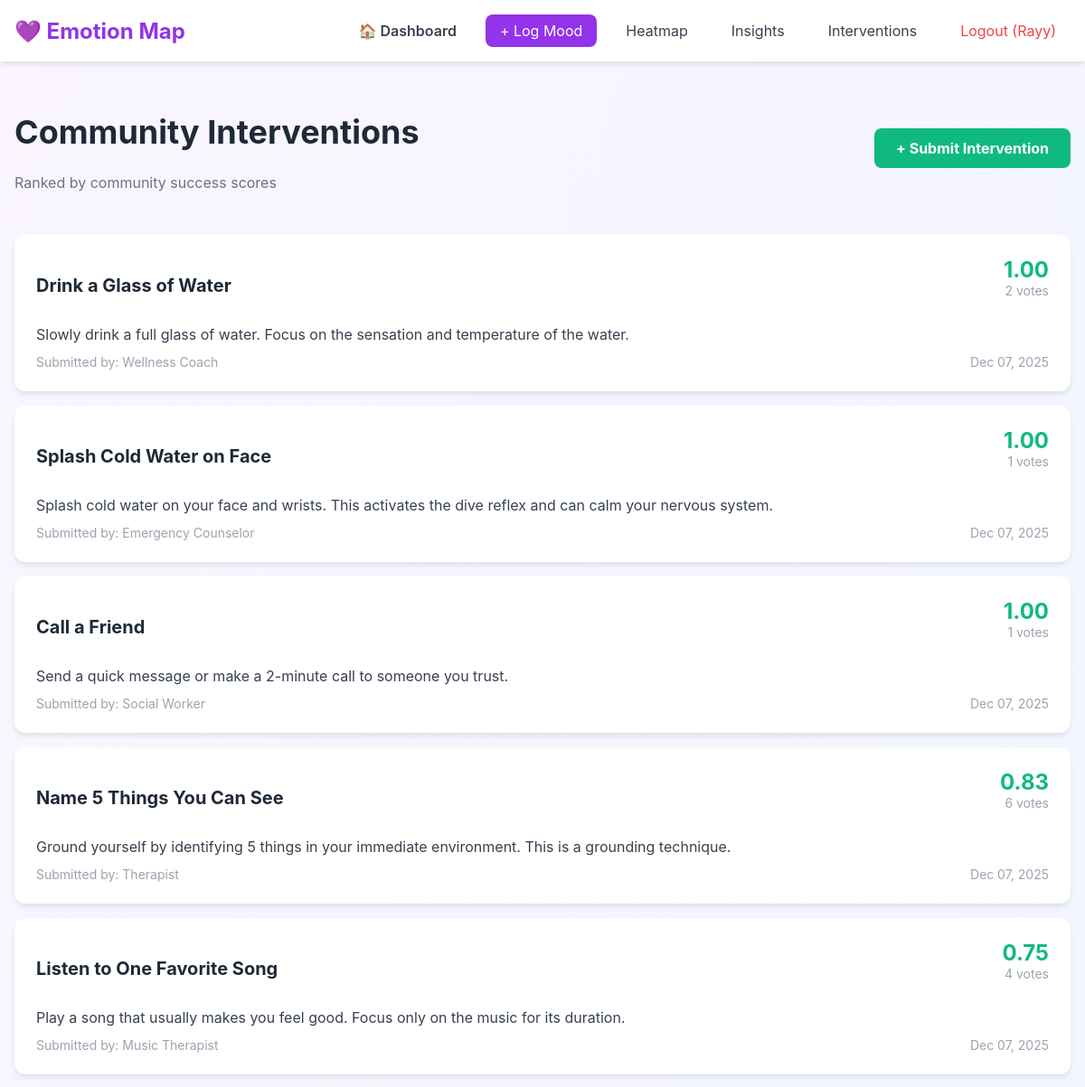
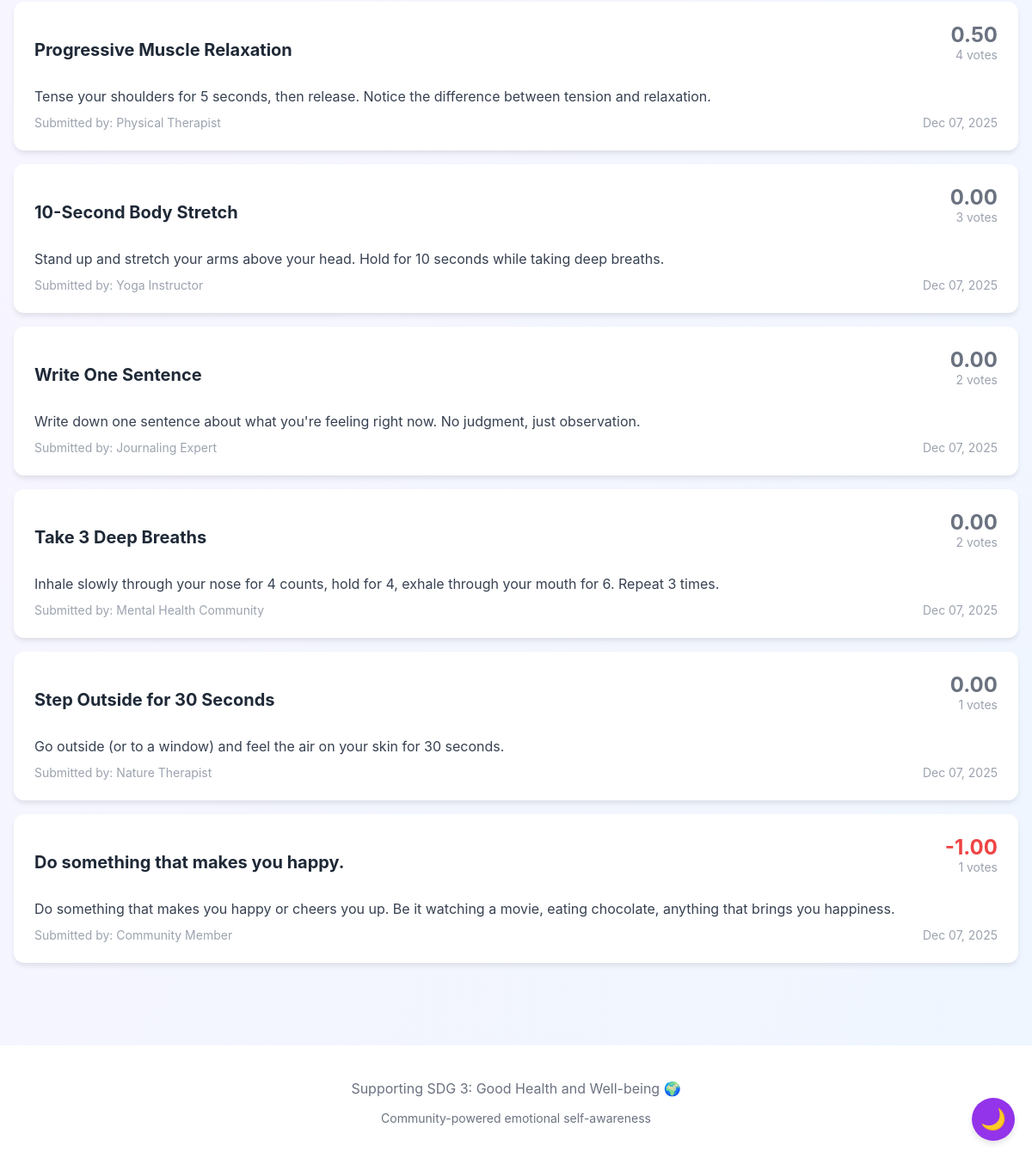
/interventions/ (signed in), run on the app's committed database (2 pictures, top to bottom).
### core/models.py (models this page shows, shortened)
class Intervention(models.Model):
    title = models.CharField(max_length=200)
    description = models.TextField()
    created_at = models.DateTimeField(auto_now_add=True)
    submitted_by = models.CharField(max_length=100, default="Community")
    is_active = models.BooleanField(default=True)
    def get_success_score(self):
        feedbacks = self.feedback_set.all()
        if not feedbacks.exists():
            return 0.0
        helped = feedbacks.filter(result='helped').count()
        no_change = feedbacks.filter(result='no_change').count()
        worse = feedbacks.filter(result='worse').count()
        total = helped + no_change + worse
        if total == 0:
            return 0.0
        score = (helped - worse) / total
        return round(score, 2)
    def get_total_votes(self):
        return self.feedback_set.count()
    class Meta:
        ordering = ['-created_at']

### core/views.py (the view)
# urls.py: path('interventions/', views.interventions_list, name='interventions_list'),
def interventions_list(request):
    interventions = Intervention.objects.filter(is_active=True)
    interventions_with_scores = [
        {
            'intervention': i,
            'score': i.get_success_score(),
            'votes': i.get_total_votes()
        }
        for i in interventions
    ]
    interventions_with_scores.sort(key=lambda x: (x['score'], x['votes']), reverse=True)
    context = {
        'interventions': interventions_with_scores,
    }
    return render(request, 'interventions_list.html', context)

### core/templates/interventions_list.html
{% extends 'base.html' %}
{% block content %}
<div>
    <div class="page-header">
        <div>
            <h1 class="page-title">Community Interventions</h1>
            <p class="page-subtitle">Ranked by community success scores</p>
        </div>
        <a href="{% url 'submit_intervention' %}" class="btn btn-success">+ Submit Intervention</a>
    </div>
    {% if interventions %}
    <div>
        {% for item in interventions %}
        <div class="intervention-list-card">
            <div class="intervention-header">
                <h3 style="font-size: 1.25rem; font-weight: bold; color: #1f2937;">{{ item.intervention.title }}</h3>
                <div style="text-align: right;">
                    <div class="intervention-score {% if item.score > 0.5 %}score-positive{% elif item.score < 0 %}score-negative{% else %}score-neutral{% endif %}" style="font-size: 1.5rem;">
                        {{ item.score|floatformat:2 }}
                    </div>
                    <div style="font-size: 0.875rem; color: #9ca3af;">{{ item.votes }} votes</div>
                </div>
            </div>
            <p style="color: #374151; margin: 0.75rem 0;">{{ item.intervention.description }}</p>
            <div class="intervention-meta">
                <span>Submitted by: {{ item.intervention.submitted_by }}</span>
                <span>{{ item.intervention.created_at|date:"M d, Y" }}</span>
            </div>
        </div>
        {% endfor %}
    </div>
    {% else %}
    <div class="empty-state">
        <p class="empty-state-text">No interventions yet. Be the first to submit one!</p>
        <a href="{% url 'submit_intervention' %}" class="btn btn-success" style="margin-top: 1rem;">Submit First Intervention</a>
    </div>
    {% endif %}
</div>
{% endblock %}

### core/templates/base.html (shortened to what this page needs)
{% load static %}
<!DOCTYPE html>
<html lang="en">
<head>
    <link rel="stylesheet" href="{% static 'css/main.css' %}">
</head>
<body>
    <nav>
        <div class="nav-container">
            <a href="{% url 'home' %}" class="nav-logo">💜 Emotion Map</a>
            <div class="nav-links">
                {% if user.is_authenticated %}
                    <a href="{% url 'dashboard' %}" class="nav-link" style="font-weight: 600;">🏠 Dashboard</a>
                    <a href="{% url 'log_mood' %}" class="nav-link-primary">+ Log Mood</a>
                    <a href="{% url 'heatmap' %}" class="nav-link">Heatmap</a>
                    <a href="{% url 'insights_dashboard' %}" class="nav-link">Insights</a>
                    <a href="{% url 'interventions_list' %}" class="nav-link">Interventions</a>
                    <a href="{% url 'logout' %}" class="nav-link" style="color: #ef4444;">Logout ({{ user.username }})</a>
                {% else %}
                    <a href="{% url 'interventions_list' %}" class="nav-link">Interventions</a>
                    <a href="{% url 'login' %}" class="nav-link">Login</a>
                    <a href="{% url 'register' %}" class="nav-link-primary">Sign Up</a>
                {% endif %}
            </div>
        </div>
    </nav>
    <main>
        {% block content %}{% endblock %}
    </main>
    <footer>
        <p>Supporting SDG 3: Good Health and Well-being 🌍</p>
        <p style="font-size: 0.875rem; margin-top: 0.5rem;">Community-powered emotional self-awareness</p>
    </footer>
</body>
</html>

### static/css/main.css (style rules this page uses)
body { font-family: 'Inter', -apple-system, BlinkMacSystemFont, 'Segoe UI', sans-serif; margin: 0; padding: 0; background: linear-gradient(to bottom right, #faf5ff, #eff6ff); min-height: 100vh; }
nav { background: white; box-shadow: 0 4px 6px -1px rgba(0, 0, 0, 0.1); }
.nav-container { max-width: 1280px; margin: 0 auto; padding: 1rem; display: flex; justify-content: space-between; align-items: center; }
.nav-logo { font-size: 1.5rem; font-weight: bold; color: #9333ea; text-decoration: none; }
.nav-links { display: flex; gap: 1rem; }
.nav-link { padding: 0.5rem 1rem; color: #374151; text-decoration: none; transition: color 0.2s; }
.nav-link-primary { padding: 0.5rem 1rem; background: #9333ea; color: white; text-decoration: none; border-radius: 0.5rem; transition: background 0.2s; }
main { max-width: 1280px; margin: 0 auto; padding: 2rem 1rem; }
footer { background: white; margin-top: 3rem; padding: 1.5rem; text-align: center; color: #6b7280; }
.intervention-header { display: flex; justify-content: space-between; align-items: flex-start; margin-bottom: 0.5rem; }
.intervention-score { font-size: 0.875rem; font-weight: bold; }
.score-positive { color: #10b981; }
.score-negative { color: #ef4444; }
.score-neutral { color: #6b7280; }
.btn { padding: 0.75rem 1.5rem; font-weight: bold; border-radius: 0.5rem; border: none; cursor: pointer; text-decoration: none; display: inline-block; transition: all 0.2s; }
.btn-success { background: #10b981; color: white; }
.intervention-list-card { background: white; padding: 1.5rem; border-radius: 0.75rem; box-shadow: 0 4px 6px -1px rgba(0, 0, 0, 0.1); margin-bottom: 1rem; transition: box-shadow 0.2s; }
.intervention-meta { display: flex; justify-content: space-between; align-items: center; font-size: 0.875rem; color: #9ca3af; }
.page-header { display: flex; justify-content: space-between; align-items: center; margin-bottom: 2rem; }
.page-title { font-size: 2.25rem; font-weight: bold; color: #1f2937; }
.page-subtitle { color: #6b7280; margin-top: 0.5rem; }

### data on the page
Intervention: intervention "Drink a Glass of Water", score "1.00", votes "2", intervention.description "Slowly drink a full glass of water. Focus on the sensation and temperature of the water.", intervention.submitted_by "Wellness Coach", intervention.created_at "Dec 07, 2025"
Intervention: intervention "Splash Cold Water on Face", score "1.00", votes "1", intervention.description "Splash cold water on your face and wrists. This activates the dive reflex and can calm your nervous system.", intervention.submitted_by "Emergency Counselor", intervention.created_at "Dec 07, 2025"
Intervention: intervention "Call a Friend", score "1.00", votes "1", intervention.description "Send a quick message or make a 2-minute call to someone you trust.", intervention.submitted_by "Social Worker", intervention.created_at "Dec 07, 2025"
Intervention: intervention "Name 5 Things You Can See", score "0.83", votes "6", intervention.description "Ground yourself by identifying 5 things in your immediate environment. This is a grounding technique.", intervention.submitted_by "Therapist", intervention.created_at "Dec 07, 2025"
Intervention: intervention "Listen to One Favorite Song", score "0.75", votes "4", intervention.description "Play a song that usually makes you feel good. Focus only on the music for its duration.", intervention.submitted_by "Music Therapist", intervention.created_at "Dec 07, 2025"
Intervention: intervention "Progressive Muscle Relaxation", score "0.50", votes "4", intervention.description "Tense your shoulders for 5 seconds, then release. Notice the difference between tension and relaxation.", intervention.submitted_by "Physical Therapist", intervention.created_at "Dec 07, 2025"
Intervention: intervention "10-Second Body Stretch", score "0.00", votes "3", intervention.description "Stand up and stretch your arms above your head. Hold for 10 seconds while taking deep breaths.", intervention.submitted_by "Yoga Instructor", intervention.created_at "Dec 07, 2025"
Intervention: intervention "Write One Sentence", score "0.00", votes "2", intervention.description "Write down one sentence about what you're feeling right now. No judgment, just observation.", intervention.submitted_by "Journaling Expert", intervention.created_at "Dec 07, 2025"
Intervention: intervention "Take 3 Deep Breaths", score "0.00", votes "2", intervention.description "Inhale slowly through your nose for 4 counts, hold for 4, exhale through your mouth for 6. Repeat 3 times.", intervention.submitted_by "Mental Health Community", intervention.created_at "Dec 07, 2025"
Intervention: intervention "Step Outside for 30 Seconds", score "0.00", votes "1", intervention.description "Go outside (or to a window) and feel the air on your skin for 30 seconds.", intervention.submitted_by "Nature Therapist", intervention.created_at "Dec 07, 2025"
Intervention: intervention "Do something that makes you happy.", score "-1.00", votes "1", intervention.description "Do something that makes you happy or cheers you up. Be it watching a movie, eating chocolate, anything that brings you happiness.", intervention.submitted_by "Community Member", intervention.created_at "Dec 07, 2025"

### other printed values
{{ user.username }} "Rayy"
